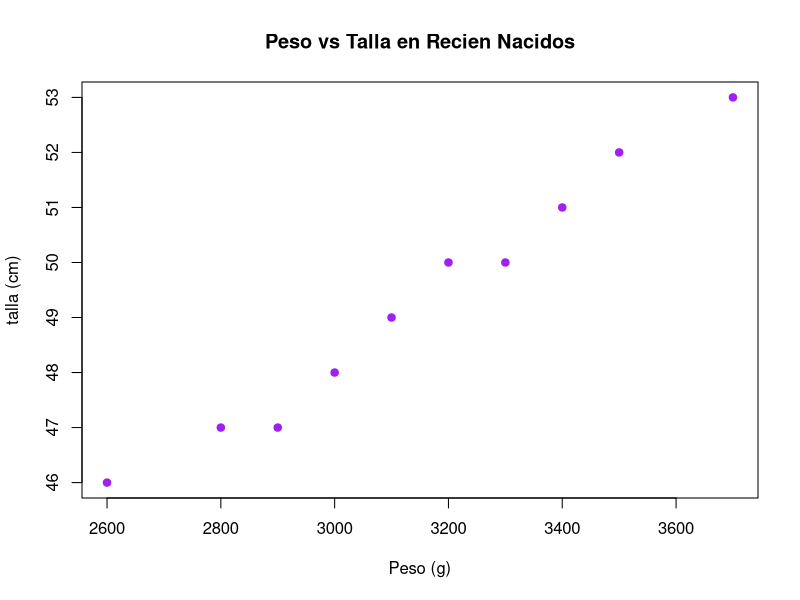

R code for this plot:
peso_g = c(3100, 2800, 3400, 3000, 2600, 3700, 3200, 3500, 2900, 3300)
talla_cm = c(49, 47, 51, 48, 46, 53, 50, 52, 47, 50)

plot(peso_g, talla_cm, main = "Peso vs Talla en Recien Nacidos", xlab = "Peso (g)", 
     ylab = "talla (cm)", pch = 19, col = "purple")

correlacion = cor(peso_g, talla_cm)
correlacion
